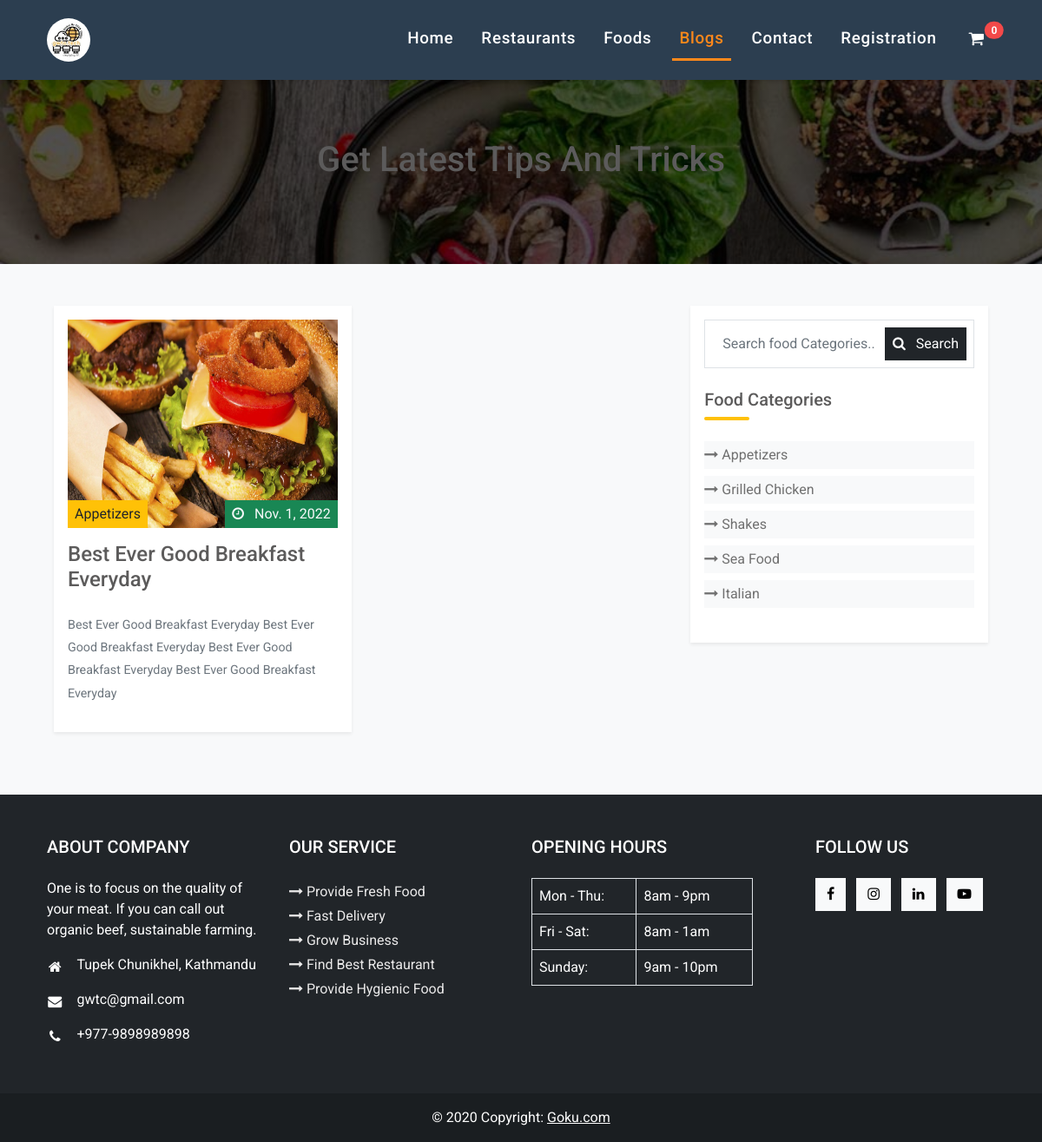
Screenshot of /blog/ with the database file from the repository.
### restaurant/models.py (models this page shows, shortened)
class Blog(models.Model):
    blog_id = models.UUIDField(primary_key=True,default=uuid.uuid4,editable=False)
    blog_slug = models.SlugField(unique=True)
    blog_category_name = models.ForeignKey(FoodCategory, on_delete=models.CASCADE)
    blog_title = models.CharField(max_length=150, null=False, blank=False)
    blog_description = models.TextField()
    blog_publish_date = models.DateField(auto_now_add=True)
    blog_image = models.ImageField(upload_to=get_file_path_for_blog)

class FoodCategory(models.Model):
    food_category_id = models.UUIDField(primary_key=True, default=uuid.uuid4, editable=False)
    food_category_title = models.CharField(max_length=150)
    def __str__(self):
        return self.food_category_title

### restaurant/views.py (the view)
# urls.py: path('blog/', views.BlogView.as_view(), name='blog'),
class BlogView(generic.ListView):
    def get(self, request, *args, **kwargs):
        template_name = 'blogs/blog.html'
        blogs_list = Blog.objects.all()
        context = {
            'blogs_list' : blogs_list,
        }
        return render(request, template_name, context)

### templates/blogs/blog.html (shortened to what this page needs)
{% extends 'homepage/base.html' %}
{% load static %}
{% block content %}
<div class="container-fluid px-0 mx-0 mt-5 pt-3 blog-main">
    <div class="container-fluid px-0 mx-0 blog-section pt-5">
        <div class="container col-md-11">
            <h1 class="text text-center title mt-5">
                Get Latest Tips And Tricks
            </h1>
        </div>
    </div>
</div>
<div class="container-fluid px-0 mx-0 bg-light py-5">
    <div class="container col-md-11">
        <div class="row">
            <div class="col-lg-8 col-md-12 col-sm-12 col-12">
                <div class="p-0">
                    <div class="row" data-masonry='{"percentPosition": true }'>
                        {% for blog in blogs_list %}
                            <div class="col-lg-6 col-md-6 col-sm-12 col-12 mb-4">
                                <div class="p-3 shadow-sm bg-white">
                                    <div class="blog-img-box mb-3">
                                        <img src="{{blog.blog_image.url}}"
                                            class="blog-img" alt="">
                                        <div class="blog-category bg-warning">
                                            <p class="mb-0 px-2 py-1">{{blog.blog_category_name}}</p>
                                        </div>
                                        <div class="blog-publish-date bg-success">
                                            <p class="mb-0 px-2 py-1">
                                                <i class="fa fa-clock-o me-2"></i> {{blog.blog_publish_date}}
                                            </p>
                                        </div>
                                    </div>
                                    <div class="blog-info-box">
                                        <a href="{% url 'homepage:blog-detail-data' blog.blog_id blog.blog_slug %}" class="text-decoration-none">
                                            <h4 class="text title mb-4">
                                                {{blog.blog_title}}
                                            </h4>
                                        </a>
                                        <p class="text blog-desc text-muted">
                                            {{blog.blog_description}}
                                        </p>
                                    </div>
                                </div>
                            </div>
                        {% endfor %}
                    </div>
                </div>
            </div>
            <div class="col-lg-4 col-md-12 col-sm-12 col-12">
                <div class="p-3 shadow-sm bg-white">
                    <div class="input-group mb-4 border p-2">
                        <input type="text" id="myInput" placeholder="Search food Categories..." aria-describedby="button-addon3"
                            class="form-control">
                        <div class="input-group-append border-0">
                            <button id="button-addon3" type="button" class="btn btn-dark px-2">
                                <i class="fa fa-search me-2"></i>
                                Search
                            </button>
                        </div>
                    </div>
                    <div class="blog-category-box mb-4">
                        <h5 class="text title">Food Categories</h5>
                        <div class="hr-section my-0">
                            <hr class="col-md-2 pt-1 bg-warning mt-1 mb-4 rounded-pill">
                        </div>
                        <ul class="blog-category-list" id="myDIV">
                            <li class="mb-2 bg-light py-1">
                                <a href="#" class="text-decoration-none blog-category-link">
                                    <i class="fa fa-long-arrow-right fs-6"></i> Appetizers
                                </a>
                            </li>
                            <li class="mb-2 bg-light py-1">
                                <a href="#" class="text-decoration-none blog-category-link">
                                    <i class="fa fa-long-arrow-right fs-6"></i> Grilled Chicken
                                </a>
                            </li>
                            <li class="mb-2 bg-light py-1">
                                <a href="#" class="text-decoration-none blog-category-link">
                                    <i class="fa fa-long-arrow-right fs-6"></i> Shakes
                                </a>
                            </li>
                            <li class="mb-2 bg-light py-1">
                                <a href="#" class="text-decoration-none blog-category-link">
                                    <i class="fa fa-long-arrow-right fs-6"></i> Sea Food
                                </a>
                            </li>
                            <li class="mb-2 bg-light py-1">
                                <a href="#" class="text-decoration-none blog-category-link">
                                    <i class="fa fa-long-arrow-right fs-6"></i> Italian
                                </a>
                            </li>
                        </ul>
                    </div>
                </div>
            </div>
        </div>
    </div>
</div>
{% endblock content %}

### static/css/restaurant.css (style rules this page uses)
* { box-sizing: border-box; font-family: 'Roboto', sans-serif; }
.btn { border-radius: 0px; }
.form-control { border-radius: 0px; border: none; }
hr { opacity: 1; }
ul { list-style: none; }
.title { color: #5c5b5b; }
.blog-section { background-image: linear-gradient(to right, rgba(0, 0, 0, 0.65) 80%, rgba(0, 0, 0, 0.65) 75% ), url('/static/images/food-blog1.jpg'); background-position: center center; background-size: cover; background-repeat: no-repeat; height: 30vh; }
.blog-img-box { position: relative; overflow: hidden; cursor: zoom-in; }
.blog-img-box .blog-img { width: 100%; height: 30vh; transition: transform 0.5s ease-in; }
.blog-img-box .blog-category { position: absolute; bottom: 0; left: 0; }
.blog-img-box .blog-publish-date { position: absolute; bottom: 0; right: 0; color: #f8f9fa; }
.blog-desc { font-size: 0.893rem; line-height: 1.65rem; }
.blog-category-list { list-style: none; padding-left: 0rem; font-size: 1.00rem; }
.blog-category-link { color: #707070; transition: 0.3s ease-in; }
.blog-img { width: 100%; height: 52vh; }

### rows the page displays
Blog: blog_image (picture), blog_category_name "Appetizers", blog_publish_date "Nov. 1, 2022", blog_title "Best Ever Good Breakfast Everyday", blog_description "Best Ever Good Breakfast Everyday Best Ever Good Breakfast Everyday Best Ever Good Breakfast Everyday Best Ever Good Breakfast Everyday"
